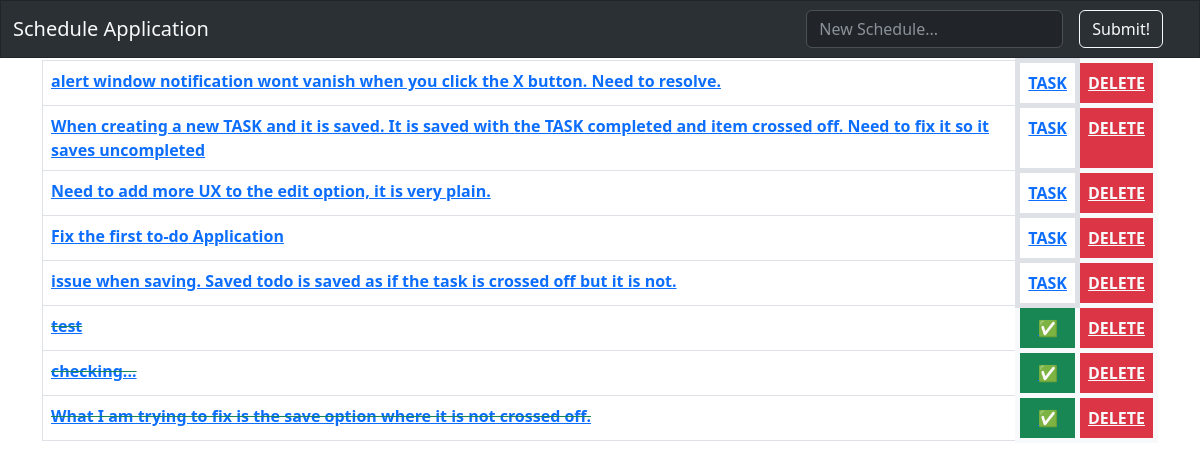
The page / on the database its author committed.
### todo_list/models.py (models this page shows, shortened)
class List(models.Model):
    item = models.CharField(max_length=500)
    completed = models.BooleanField(default=False)

### todo_list/views.py (the view)
# urls.py: path('', views.home, name='home'),
def home(request):
    if request.method == 'POST':
        form = ListForm(request.POST or None)
        if form.is_valid():
            form.save()
            all_items = List.objects.all
            messages.success(request, ('Congratulations! You added a new item to the list!'))
            context = {'all_items': all_items}
            return render(request, 'home.html', context)
    else: #(13:40)
        all_items = List.objects.all
        context = {'all_items': all_items}
        return render(request, 'home.html', context)

### todo_list/templates/home.html (shortened to what this page needs)
{% extends 'base.html' %}
    {% block content %}
    {% if all_items %}
        <div>
        <table class="table table-bordered table-hover">
            {% for things in all_items %}
            {% if things.completed %}
            <tr>
                <th class="w-80 my-2"><a href="{% url 'edit' things.id %}">{{ things.item }}</a></th>
                <th class="text-center bg bg-outline-primary border border-5 border-lx-2 w-10 my-2"><a href="{% url 'uncross' things.id %}">TASK</a></th>
                <th class="text-center bg bg-danger text-danger border border-5 border-light mx-2 w-10 my-2"><a href="{% url 'delete' things.id %}" class="text-light">DELETE</a></th>
            </tr>
            {% else %}
            <tr>
                <th class="w-80 text-success my-2" id="striker"><a href="{% url 'edit' things.id %}">{{ things.item }}</a></th>
                <th class="text-center text-success bg bg-success border border-5 border-light mx-2 w-10 my-2"><a href="{% url 'cross_off' things.id %}" class="">✅</a></th>
                <th class="text-center bg bg-danger text-danger border border-5 border-light mx-2 w-10 my-2"><a href="{% url 'delete' things.id %}" class="text-light">DELETE</a></th>
            </tr>
            {% endif %}
        {% endfor %}
        </table>
    {% endif %}
{% endblock content %}

### todo_list/templates/base.html (shortened to what this page needs)
<!DOCTYPE html>
{% load static %}
<html>
    <head>
        <link rel="stylesheet" href="">
        <link href="https://cdn.jsdelivr.net/npm/bootstrap@5.3.0-alpha3/dist/css/bootstrap.min.css" rel="stylesheet">
        <link rel="stylesheet" href="{% static 'css/todo.css' %}"/>
    </head>
    <body>
        {% include 'navbar.html' %}
        <div class="container">
       {% block content %}
       {% endblock content %}
        </div>
    </body>
</html>

### todo_list/templates/navbar.html (shortened to what this page needs)
{% block navbar %}
<nav class="navbar navbar-expand-lg bg-body-tertiary bg border border-1 border-dark border-bottom" data-bs-theme="dark">
    <div class="container-fluid">
      <a class="navbar-brand text-light" href="{% url 'home' %}">Schedule Application</a>
      <div class="collapse navbar-collapse" id="navbarSupportedContent">
        <form class="d-flex" role="search" method="POST">
          <input class="form-control me-3" type="search" placeholder="New Schedule..." aria-label="Search" name="item">
          <button class="btn btn-outline-light me-4 display-5 my-2 my-sm-0" type="submit">Submit!</button>
        </form>
      </div>
    </div>
  </nav>
{% endblock navbar %}

### todo_list/static/css/todo.css (style rules this page uses)
#striker { text-decoration: line-through; color: deeppink; }

### rows shown on the page
List: item "alert window notification wont vanish when you click the X button. Need to resolve."
List: item "When creating a new TASK and it is saved. It is saved with the TASK completed and item crossed off. Need to fix it so it saves uncompleted"
List: item "Need to add more UX to the edit option, it is very plain."
List: item "Fix the first to-do Application"
List: item "issue when saving. Saved todo is saved as if the task is crossed off but it is not."
List: item "test"
List: item "checking..."
List: item "What I am trying to fix is the save option where it is not crossed off."
